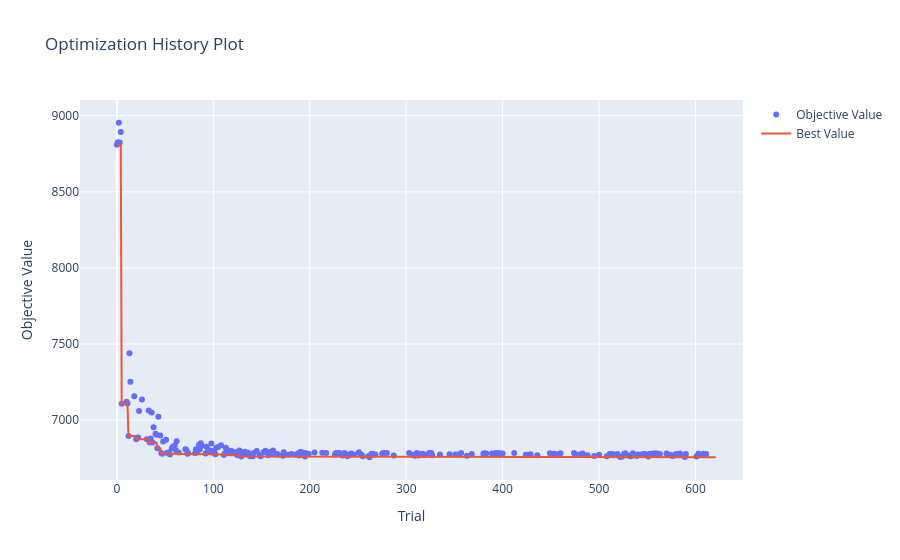
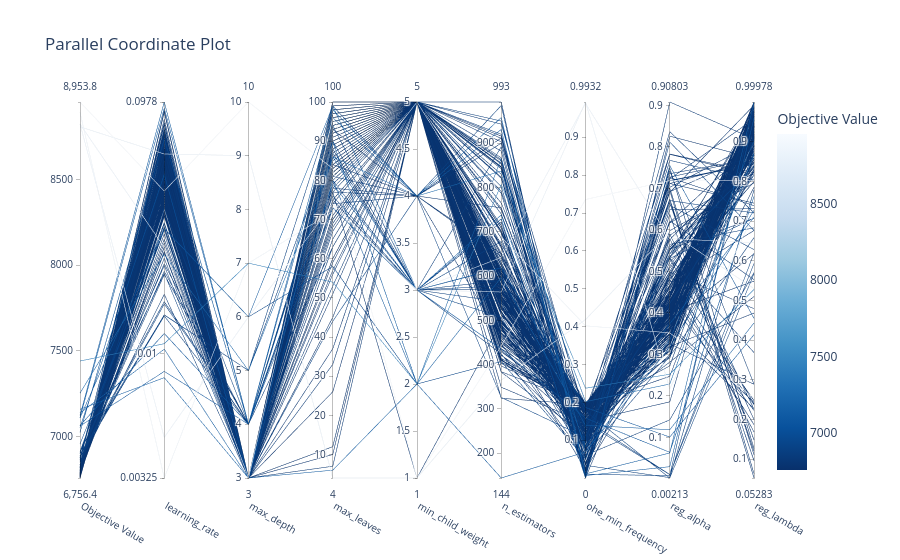
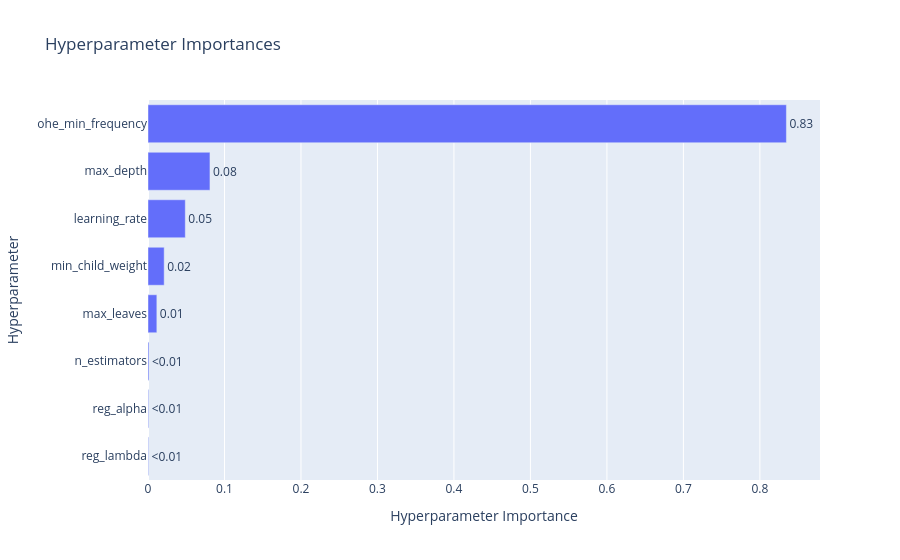

The notebook cell saved with these charts, in order:
### Code cell
# Inserte su código acá
import optuna.visualization as vis

# 1. Historial de optimización
fig_hist = vis.plot_optimization_history(study_pruning)
fig_hist.show()

# 2. Gráfico de coordenadas paralelas
fig_parallel = vis.plot_parallel_coordinate(study_pruning)
fig_parallel.show()

# 3. Importancia de hiperparámetros
fig_importance = vis.plot_param_importances(study_pruning)
fig_importance.show()

### Figure 1 — Plotly figure (JSON) as saved in the notebook; plotly's stock layout.template omitted (floating-point values rounded to 4 significant figures; data arrays with more than 128 entries replaced by an {"elided": "..."} marker saying what was removed)
{"data": [{"mode": "markers", "name": "Objective Value", "type": "scatter", "x": {"elided": "244 int values"}, "y": {"elided": "244 float values"}}, {"mode": "lines", "name": "Best Value", "type": "scatter", "x": {"elided": "622 int values"}, "y": {"elided": "622 float values"}}, {"marker": {"color": "#cccccc"}, "mode": "markers", "name": "Infeasible Trial", "showlegend": false, "type": "scatter", "x": [], "y": []}], "layout": {"title": {"text": "Optimization History Plot"}, "xaxis": {"title": {"text": "Trial"}}, "yaxis": {"title": {"text": "Objective Value"}}}}

### Figure 2 — Plotly figure (JSON) as saved in the notebook; plotly's stock layout.template omitted (floating-point values rounded to 4 significant figures; data arrays with more than 128 entries replaced by an {"elided": "..."} marker saying what was removed)
{"data": [{"dimensions": [{"label": "Objective Value", "range": [6756.0, 8954.0], "values": {"elided": "244 float values"}}, {"label": "learning_rate", "range": [-2.489, -1.01], "ticktext": ["0.00325", "0.01", "0.0978"], "tickvals": [-2.489, -2, -1.01], "values": {"elided": "244 float values"}}, {"label": "max_depth", "range": [3, 10], "values": {"elided": "244 int values"}}, {"label": "max_leaves", "range": [4, 100], "values": {"elided": "244 int values"}}, {"label": "min_child_weight", "range": [1, 5], "values": {"elided": "244 int values"}}, {"label": "n_estimators", "range": [144, 993], "values": {"elided": "244 int values"}}, {"label": "ohe_min_frequency", "range": [3.989e-05, 0.9932], "values": {"elided": "244 float values"}}, {"label": "reg_alpha", "range": [0.002132, 0.908], "values": {"elided": "244 float values"}}, {"label": "reg_lambda", "range": [0.05283, 0.9998], "values": {"elided": "244 float values"}}], "labelangle": 30, "labelside": "bottom", "line": {"color": {"elided": "244 float values"}, "colorbar": {"title": {"text": "Objective Value"}}, "colorscale": [[0, "rgb(247,251,255)"], [0.125, "rgb(222,235,247)"], [0.25, "rgb(198,219,239)"], [0.375, "rgb(158,202,225)"], [0.5, "rgb(107,174,214)"], [0.625, "rgb(66,146,198)"], [0.75, "rgb(33,113,181)"], [0.875, "rgb(8,81,156)"], [1, "rgb(8,48,107)"]], "reversescale": true, "showscale": true}, "type": "parcoords"}], "layout": {"title": {"text": "Parallel Coordinate Plot"}}}

### Figure 3 — Plotly figure (JSON) as saved in the notebook; plotly's stock layout.template omitted (floating-point values rounded to 4 significant figures)
{"data": [{"cliponaxis": false, "hovertemplate": ["reg_lambda (FloatDistribution): 0.0007360863388016387<extra></extra>", "reg_alpha (FloatDistribution): 0.0008330310089568912<extra></extra>", "n_estimators (IntDistribution): 0.001267428400308035<extra></extra>", "max_leaves (IntDistribution): 0.011575680762930281<extra></extra>", "min_child_weight (IntDistribution): 0.02115403136548507<extra></extra>", "learning_rate (FloatDistribution): 0.048765053021652356<extra></extra>", "max_depth (IntDistribution): 0.08100960034856923<extra></extra>", "ohe_min_frequency (FloatDistribution): 0.8346590887532965<extra></extra>"], "name": "Objective Value", "orientation": "h", "text": ["<0.01", "<0.01", "<0.01", "0.01", "0.02", "0.05", "0.08", "0.83"], "textposition": "outside", "type": "bar", "x": [0.0007361, 0.000833, 0.001267, 0.01158, 0.02115, 0.04877, 0.08101, 0.8347], "y": ["reg_lambda", "reg_alpha", "n_estimators", "max_leaves", "min_child_weight", "learning_rate", "max_depth", "ohe_min_frequency"]}], "layout": {"title": {"text": "Hyperparameter Importances"}, "xaxis": {"title": {"text": "Hyperparameter Importance"}}, "yaxis": {"title": {"text": "Hyperparameter"}}}}
